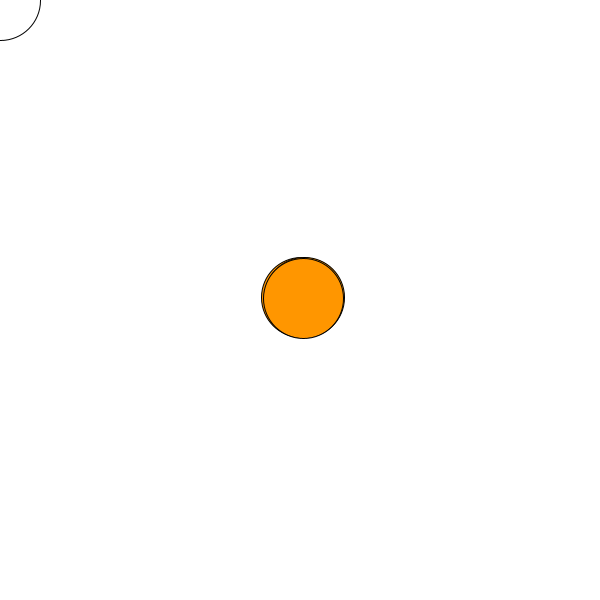
Frame 1 (no input)
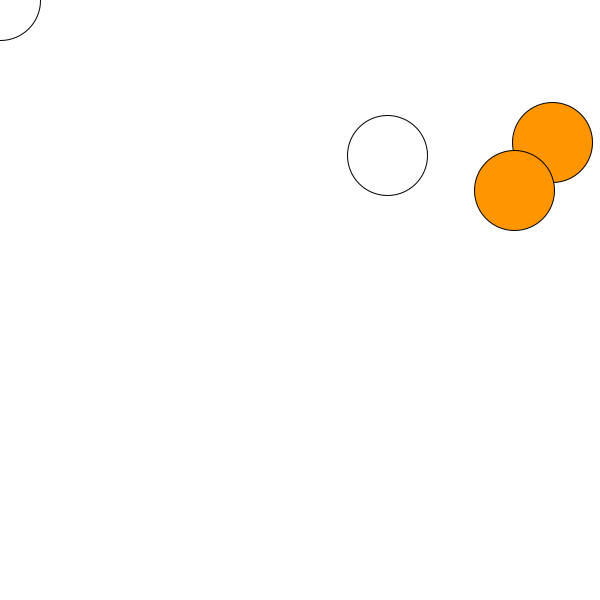
Frame 60 (the mouse pressed at the canvas centre just before this capture)
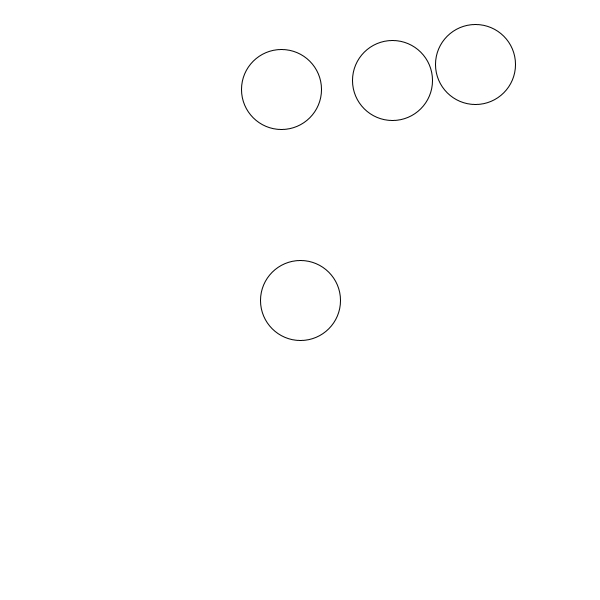
Frame 120 (the mouse held since frame 60 and released just before this capture)

The Processing sketch that drew these frames (run headless with seeded random() and noise(); from frame 60 on, the mouse is pressed at the canvas centre):

// Processing sketch: collisionDemoW_arrays
// ── collisionDemoW_arrays.pde
float[] x = new float[3];
float[] y = new float[3];
float[] dx = new float[3];
float[] dy = new float[3];

float sx;
float sy;

float r = 40;

void setup() {
  size(600, 600);

  for (int i = 0; i < x.length; i++) {
    x[i] = width/2;
    y[i] = height/2;
    dx[i] = random(-5, 5);
    dy[i] = random(-5, 5);
  }
}

void draw() {
  background(255);
  sx = mouseX;
  sy = mouseY;

  for (int i = 0; i < x.length; i++) {
    if (x[i] > width - r || x[i] < r) {
      dx[i] *= -1;
    }
    if (y[i] > height - r || y[i] < r) {
      dy[i] *= -1;
    }

    x[i] += dx[i];
    y[i] += dy[i];

    if (dist(sx, sy, x[i], y[i]) < r * 2) {
      fill(0, 150, 255);
    } else {
      fill(255);
    }

    for (int j = 0; j < x.length; j++) {
      if (i != j) {
        if (dist(x[i], y[i], x[j], y[j]) < r * 2) {
          fill(255, 150, 0);
        }
      }
    }

    ellipse(x[i], y[i], r*2, r*2);
  }

  fill(255);
  ellipse(sx, sy, r*2, r*2);
}
